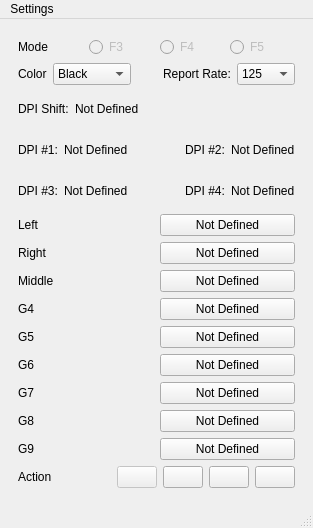
<?xml version="1.0" encoding="UTF-8"?>
<ui version="4.0">
 <class>Rattrap</class>
 <widget class="QMainWindow" name="Rattrap">
  <property name="geometry">
   <rect>
    <x>0</x>
    <y>0</y>
    <width>313</width>
    <height>528</height>
   </rect>
  </property>
  <property name="sizePolicy">
   <sizepolicy hsizetype="Maximum" vsizetype="Maximum">
    <horstretch>0</horstretch>
    <verstretch>0</verstretch>
   </sizepolicy>
  </property>
  <property name="windowTitle">
   <string>Rattrap</string>
  </property>
  <widget class="QWidget" name="centralwidget">
   <layout class="QVBoxLayout" name="verticalLayout">
    <item>
     <widget class="QWidget" name="widget" native="true">
      <layout class="QHBoxLayout" name="horizontalLayout">
       <item>
        <layout class="QVBoxLayout" name="verticalLayout_3">
         <item>
          <layout class="QHBoxLayout" name="horizontalLayout_8">
           <item>
            <widget class="QLabel" name="label_mode">
             <property name="text">
              <string>Mode</string>
             </property>
            </widget>
           </item>
           <item>
            <widget class="QRadioButton" name="mode1">
             <property name="enabled">
              <bool>false</bool>
             </property>
             <property name="statusTip">
              <string>Select and modify F3</string>
             </property>
             <property name="text">
              <string>F3</string>
             </property>
            </widget>
           </item>
           <item>
            <widget class="QRadioButton" name="mode2">
             <property name="enabled">
              <bool>false</bool>
             </property>
             <property name="statusTip">
              <string>Select and modify F4</string>
             </property>
             <property name="text">
              <string>F4</string>
             </property>
            </widget>
           </item>
           <item>
            <widget class="QRadioButton" name="mode3">
             <property name="enabled">
              <bool>false</bool>
             </property>
             <property name="statusTip">
              <string>Select and modify F5</string>
             </property>
             <property name="text">
              <string>F5</string>
             </property>
            </widget>
           </item>
          </layout>
         </item>
         <item>
          <layout class="QHBoxLayout" name="horizontalLayout_3">
           <item>
            <widget class="QLabel" name="label_color">
             <property name="text">
              <string>Color</string>
             </property>
            </widget>
           </item>
           <item>
            <widget class="QComboBox" name="color">
             <property name="statusTip">
              <string>Change the color</string>
             </property>
             <item>
              <property name="text">
               <string>Black</string>
              </property>
             </item>
             <item>
              <property name="text">
               <string>Blue</string>
              </property>
             </item>
             <item>
              <property name="text">
               <string>Cyan</string>
              </property>
             </item>
             <item>
              <property name="text">
               <string>Red</string>
              </property>
             </item>
             <item>
              <property name="text">
               <string>Magenta</string>
              </property>
             </item>
             <item>
              <property name="text">
               <string>Yellow</string>
              </property>
             </item>
             <item>
              <property name="text">
               <string>White</string>
              </property>
             </item>
             <item>
              <property name="text">
               <string>Green</string>
              </property>
             </item>
            </widget>
           </item>
           <item>
            <spacer name="horizontalSpacer_4">
             <property name="orientation">
              <enum>Qt::Horizontal</enum>
             </property>
             <property name="sizeHint" stdset="0">
              <size>
               <width>40</width>
               <height>20</height>
              </size>
             </property>
            </spacer>
           </item>
           <item>
            <widget class="QLabel" name="label_rate">
             <property name="text">
              <string>Report Rate:</string>
             </property>
            </widget>
           </item>
           <item>
            <widget class="QComboBox" name="rate">
             <property name="statusTip">
              <string>Measurement of how often your mouse reports its position to a computer </string>
             </property>
             <property name="whatsThis">
              <string> how often it reports its position to a computer. </string>
             </property>
             <item>
              <property name="text">
               <string>125</string>
              </property>
             </item>
             <item>
              <property name="text">
               <string>250</string>
              </property>
             </item>
             <item>
              <property name="text">
               <string>500</string>
              </property>
             </item>
             <item>
              <property name="text">
               <string>1000</string>
              </property>
             </item>
            </widget>
           </item>
          </layout>
         </item>
         <item>
          <layout class="QHBoxLayout" name="horizontalLayout_16">
           <item>
            <widget class="QLabel" name="label">
             <property name="text">
              <string>DPI Shift:</string>
             </property>
            </widget>
           </item>
           <item>
            <widget class="QLabel" name="dpi_shift">
             <property name="text">
              <string>Not Defined</string>
             </property>
            </widget>
           </item>
           <item>
            <spacer name="horizontalSpacer_3">
             <property name="orientation">
              <enum>Qt::Horizontal</enum>
             </property>
             <property name="sizeHint" stdset="0">
              <size>
               <width>40</width>
               <height>20</height>
              </size>
             </property>
            </spacer>
           </item>
          </layout>
         </item>
         <item>
          <layout class="QHBoxLayout" name="horizontalLayout_14">
           <item>
            <widget class="QLabel" name="label_dpi1">
             <property name="text">
              <string>DPI #1:</string>
             </property>
            </widget>
           </item>
           <item>
            <widget class="QLabel" name="dpi1">
             <property name="text">
              <string>Not Defined</string>
             </property>
            </widget>
           </item>
           <item>
            <spacer name="horizontalSpacer">
             <property name="orientation">
              <enum>Qt::Horizontal</enum>
             </property>
             <property name="sizeHint" stdset="0">
              <size>
               <width>40</width>
               <height>20</height>
              </size>
             </property>
            </spacer>
           </item>
           <item>
            <widget class="QLabel" name="label_dpi2">
             <property name="text">
              <string>DPI #2:</string>
             </property>
            </widget>
           </item>
           <item>
            <widget class="QLabel" name="dpi2">
             <property name="text">
              <string>Not Defined</string>
             </property>
            </widget>
           </item>
          </layout>
         </item>
         <item>
          <layout class="QHBoxLayout" name="horizontalLayout_15">
           <item>
            <widget class="QLabel" name="label_dpi3">
             <property name="text">
              <string>DPI #3:</string>
             </property>
            </widget>
           </item>
           <item>
            <widget class="QLabel" name="dpi3">
             <property name="text">
              <string>Not Defined</string>
             </property>
            </widget>
           </item>
           <item>
            <spacer name="horizontalSpacer_2">
             <property name="orientation">
              <enum>Qt::Horizontal</enum>
             </property>
             <property name="sizeHint" stdset="0">
              <size>
               <width>40</width>
               <height>20</height>
              </size>
             </property>
            </spacer>
           </item>
           <item>
            <widget class="QLabel" name="label_dpi4">
             <property name="text">
              <string>DPI #4:</string>
             </property>
            </widget>
           </item>
           <item>
            <widget class="QLabel" name="dpi4">
             <property name="text">
              <string>Not Defined</string>
             </property>
            </widget>
           </item>
          </layout>
         </item>
         <item>
          <layout class="QHBoxLayout" name="horizontalLayout_5">
           <item>
            <widget class="QLabel" name="label_left">
             <property name="text">
              <string>Left</string>
             </property>
            </widget>
           </item>
           <item>
            <widget class="QPushButton" name="left">
             <property name="text">
              <string>Not Defined</string>
             </property>
            </widget>
           </item>
          </layout>
         </item>
         <item>
          <layout class="QHBoxLayout" name="horizontalLayout_4">
           <item>
            <widget class="QLabel" name="label_right">
             <property name="text">
              <string>Right</string>
             </property>
            </widget>
           </item>
           <item>
            <widget class="QPushButton" name="right">
             <property name="text">
              <string>Not Defined</string>
             </property>
            </widget>
           </item>
          </layout>
         </item>
         <item>
          <layout class="QHBoxLayout" name="horizontalLayout_7">
           <item>
            <widget class="QLabel" name="label_middle">
             <property name="text">
              <string>Middle</string>
             </property>
            </widget>
           </item>
           <item>
            <widget class="QPushButton" name="middle">
             <property name="text">
              <string>Not Defined</string>
             </property>
            </widget>
           </item>
          </layout>
         </item>
         <item>
          <layout class="QHBoxLayout" name="horizontalLayout_9">
           <item>
            <widget class="QLabel" name="label_g4">
             <property name="text">
              <string>G4</string>
             </property>
            </widget>
           </item>
           <item>
            <widget class="QPushButton" name="g4">
             <property name="text">
              <string>Not Defined</string>
             </property>
            </widget>
           </item>
          </layout>
         </item>
         <item>
          <layout class="QHBoxLayout" name="horizontalLayout_2">
           <item>
            <widget class="QLabel" name="label_g5">
             <property name="text">
              <string>G5</string>
             </property>
            </widget>
           </item>
           <item>
            <widget class="QPushButton" name="g5">
             <property name="text">
              <string>Not Defined</string>
             </property>
            </widget>
           </item>
          </layout>
         </item>
         <item>
          <layout class="QHBoxLayout" name="horizontalLayout_6">
           <item>
            <widget class="QLabel" name="label_g6">
             <property name="text">
              <string>G6</string>
             </property>
            </widget>
           </item>
           <item>
            <widget class="QPushButton" name="g6">
             <property name="text">
              <string>Not Defined</string>
             </property>
            </widget>
           </item>
          </layout>
         </item>
         <item>
          <layout class="QHBoxLayout" name="horizontalLayout_10">
           <item>
            <widget class="QLabel" name="label_g7">
             <property name="text">
              <string>G7</string>
             </property>
            </widget>
           </item>
           <item>
            <widget class="QPushButton" name="g7">
             <property name="text">
              <string>Not Defined</string>
             </property>
            </widget>
           </item>
          </layout>
         </item>
         <item>
          <layout class="QHBoxLayout" name="horizontalLayout_11">
           <item>
            <widget class="QLabel" name="label_g8">
             <property name="text">
              <string>G8</string>
             </property>
            </widget>
           </item>
           <item>
            <widget class="QPushButton" name="g8">
             <property name="text">
              <string>Not Defined</string>
             </property>
            </widget>
           </item>
          </layout>
         </item>
         <item>
          <layout class="QHBoxLayout" name="horizontalLayout_12">
           <item>
            <widget class="QLabel" name="label_g9">
             <property name="text">
              <string>G9</string>
             </property>
            </widget>
           </item>
           <item>
            <widget class="QPushButton" name="g9">
             <property name="text">
              <string>Not Defined</string>
             </property>
            </widget>
           </item>
          </layout>
         </item>
         <item>
          <layout class="QHBoxLayout" name="horizontalLayout_13">
           <item>
            <widget class="QLabel" name="label_2">
             <property name="text">
              <string>Action</string>
             </property>
            </widget>
           </item>
           <item>
            <spacer name="horizontalSpacer_5">
             <property name="orientation">
              <enum>Qt::Horizontal</enum>
             </property>
             <property name="sizeHint" stdset="0">
              <size>
               <width>40</width>
               <height>20</height>
              </size>
             </property>
            </spacer>
           </item>
           <item>
            <widget class="QPushButton" name="button_apply">
             <property name="enabled">
              <bool>false</bool>
             </property>
             <property name="sizePolicy">
              <sizepolicy hsizetype="Maximum" vsizetype="Fixed">
               <horstretch>0</horstretch>
               <verstretch>0</verstretch>
              </sizepolicy>
             </property>
             <property name="statusTip">
              <string>Apply all changes</string>
             </property>
             <property name="text">
              <string/>
             </property>
            </widget>
           </item>
           <item>
            <widget class="QPushButton" name="button_reset">
             <property name="sizePolicy">
              <sizepolicy hsizetype="Maximum" vsizetype="Fixed">
               <horstretch>0</horstretch>
               <verstretch>0</verstretch>
              </sizepolicy>
             </property>
             <property name="statusTip">
              <string>Reset to defaults</string>
             </property>
             <property name="whatsThis">
              <string/>
             </property>
             <property name="text">
              <string/>
             </property>
            </widget>
           </item>
           <item>
            <widget class="QPushButton" name="button_export">
             <property name="sizePolicy">
              <sizepolicy hsizetype="Maximum" vsizetype="Fixed">
               <horstretch>0</horstretch>
               <verstretch>0</verstretch>
              </sizepolicy>
             </property>
             <property name="statusTip">
              <string>Export configuration</string>
             </property>
             <property name="text">
              <string/>
             </property>
            </widget>
           </item>
           <item>
            <widget class="QPushButton" name="button_import">
             <property name="sizePolicy">
              <sizepolicy hsizetype="Maximum" vsizetype="Fixed">
               <horstretch>0</horstretch>
               <verstretch>0</verstretch>
              </sizepolicy>
             </property>
             <property name="statusTip">
              <string>Import configuration</string>
             </property>
             <property name="text">
              <string/>
             </property>
            </widget>
           </item>
          </layout>
         </item>
        </layout>
       </item>
      </layout>
     </widget>
    </item>
   </layout>
  </widget>
  <widget class="QMenuBar" name="menubar">
   <property name="geometry">
    <rect>
     <x>0</x>
     <y>0</y>
     <width>313</width>
     <height>20</height>
    </rect>
   </property>
   <widget class="QMenu" name="menuSettings">
    <property name="title">
     <string>Settings</string>
    </property>
    <addaction name="action_minimize_to_tray"/>
    <addaction name="action_autostart"/>
   </widget>
   <addaction name="menuSettings"/>
  </widget>
  <widget class="QStatusBar" name="statusbar"/>
  <action name="action_minimize_to_tray">
   <property name="checkable">
    <bool>true</bool>
   </property>
   <property name="checked">
    <bool>true</bool>
   </property>
   <property name="text">
    <string>Minimize to tray on close</string>
   </property>
  </action>
  <action name="action_autostart">
   <property name="checkable">
    <bool>true</bool>
   </property>
   <property name="checked">
    <bool>false</bool>
   </property>
   <property name="text">
    <string>Launch on startup</string>
   </property>
  </action>
 </widget>
 <resources/>
 <connections/>
</ui>
